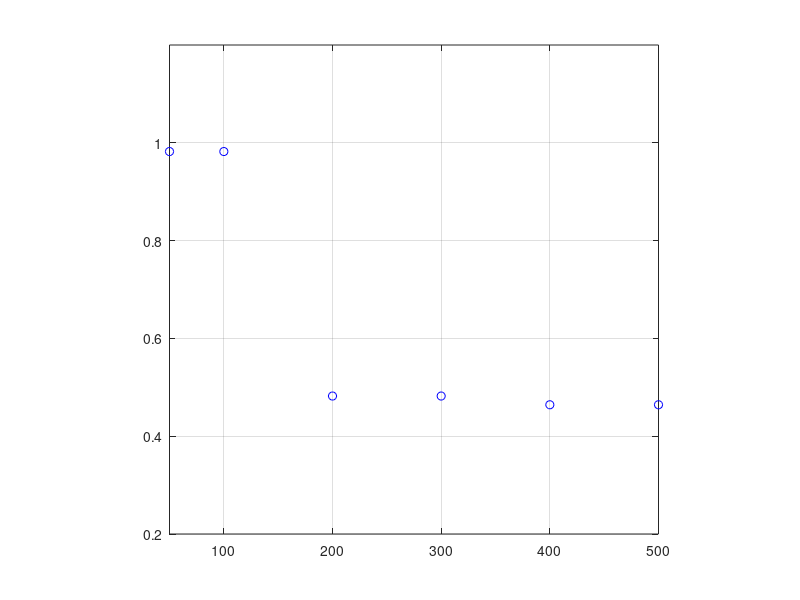

Recreate this plot in MATLAB. (Note: this script raises an error after producing the figure.)
% Description : Parametric and Non Parametric fit of the Percentage of correct response from the study of Schenkman and Nilson (2010,2011) as a function of distance
%             : The script also computes the threshold value of distance for which the Percentage of correct response is in between 0.73 and 0.75
% Author      : Vijay Kiran Gidla (joy4u18@gmail.com)

clc;
clear all;
close all;

%% DATA

%% Blind percentage of correct

%Conference

bpc_5_conf=round(([9.71 9.18 5.4 5.15 5.2 4.96]./10)*56);
bpc_50_conf=round(([9.83 9.4 6.19 4.88 4.74 4.89]./10)*56);
bpc_500_conf=round(([9.71 9.98 8.94 4.68 5.23 4.7]./10)*56);

%Anechoic

bpc_5_anc=round(([9.79 8.81 5.14 4.39 4.78 5.04]./10)*56);
bpc_50_anc=round(([9.65 9.75 4.98 4.73 4.73 4.71]./10)*56);
bpc_500_anc=round(([9.67 9.94 5.18 4.98 5.56 5.08]./10)*56);

% B_AC=[bpc_5_anc;bpc_50_anc;bpc_500_anc;bpc_5_conf;bpc_50_conf;bpc_500_conf];
% B_AC=[bpc_5_anc;bpc_5_conf];  % For plos one article vj2017
% B_AC=[bpc_50_anc;bpc_50_conf];
B_AC=[bpc_500_anc;bpc_500_conf];

% Lecture room

bpc_5_lec=round([0.6101 0.5373 ]*56);
% bpc_5_2c_lec=round([0.6607 0.5923]*56);
% bpc_5_4c_lec=round([0.6161 0.5759]*56);
% bpc_5_8c_lec=round([0.7188 0.6101]*56);
% bpc_5_16c_lec=round([0.7470 0.6315]*56);
% bpc_5_32c_lec=round([0.7560 0.6533]*56);
% bpc_5_64c_lec=round([0.7664 0.5391]*56);
bpc_500_lec=round([0.8080 0.5893]*56);

B_L=[bpc_5_lec; bpc_500_lec];


%%  Sighted Percentage of correct


%Conference


spc_5_conf=round(([8.48 7.65 5.86 4.95 4.74 4.8]./10)*56);
spc_50_conf=round(([9.39 8.18 5.81 4.89 4.75 5.08]./10)*56);
spc_500_conf=round(([9.67 9.85 7.12 4.96 4.98 4.98]./10)*56);

%Anechoic

spc_5_anc=round(([9.05 8.15 5.32 4.5 4.75 5.19]./10)*56);
spc_50_anc=round(([9.35 9.23 5.4 5.18 5 4.62]./10)*56);
spc_500_anc=round(([9.74 9.8 4.86 4.78 4.61 4.67]./10)*56);


%S_AC=[spc_5_anc; spc_50_anc; spc_500_anc ; spc_5_conf ; spc_50_conf ; spc_500_conf];
% S_AC=[spc_5_anc;spc_5_conf];  % For plos one article vj2017
% S_AC=[spc_50_anc;spc_50_conf];
S_AC=[spc_500_anc;spc_500_conf];

% Lecture room

spc_5_lec=round([0.5508]*56);
% spc_5_2c_lec=round([0.5137]*56);
% spc_5_4c_lec=round([0.5467]*56);
% spc_5_8c_lec=round([0.5707]*56);
% spc_5_16c_lec=round([0.6174]*56);
% spc_5_32c_lec=round([0.6921]*56);
% spc_5_64c_lec=round([0.6456]*56);
spc_500_lec=round([0.6209]*56);

S_L=[spc_5_lec; spc_500_lec];

%% Plot of the DATA

x=(([50 100 200 300 400 500]))';		% Distance 
m=[56 56 56  56 56 56]';			% Total trails at each distance

% x=[100 150]';		% This is for lecture room but as non parametric fit requires 3 inputs these were not conisdered in the analysis of the thesis
% m=[56 56]';
T_count = 0;
tlabels={'A','B'};

for i=1:size(S_AC,1)

    
r=S_AC(i,:)';

figure(i);
% hs=subplot(1,2,i) % plos one vj2017
plot( x, r ./ m, 'bo');
axis([min(x) max(x) 0.2 1.2]); 
axis square;
hold on;
grid on;

%% Gaussian Fit
degpol = 1;                                    % Degree of the polynomial
guessing =0.5;                                 % Guessing rate
lapsing = 0.01;                                % Lapsing rate
b = binomfit_lims( r, m, x, degpol,'weibull', guessing, lapsing);
numxfit = 499;                                 % Number of new points to be generated minus 1
xfit = [min(x):(max(x)-min(x))/numxfit:max( x ) ]';
pfit = binomval_lims( b, xfit, 'weibull', guessing, lapsing);
% plot( xfit, pfit, 'b--' ,'linewidth',2);         % Plot the fitted curve

z_1(i)=mean(xfit(pfit>0.73&pfit<0.75));

%% LSfit

if(length(x)>2)
guessing=0;
lapsing=0;
    
temp=diff(x);
bwd_min = min(temp(temp>0));

% if(isempty(bwd_min))
% bwd_min=min(abs(temp));    %VJ2015
% end

bwd_max = max( x ) - min( x );

% if(bwd_min == bwd_max)
% bwd_min=1;                 %VJ2015
% end

% Switch between cross-validated or bootstrap by manually uncommenting the corresponding lines
% bwd = bandwidth_cross_validation( r, m, x, [ bwd_min, bwd_max ],'logit',guessing,lapsing,2,1,'normpdf',100,1e-6); 
bwd= bandwidth_bootstrap(r, m, x, [ bwd_min, bwd_max ],30,[],'logit',guessing,lapsing,2,1,'normpdf',100,1e-6);

hhh(:,i)=bwd;
% hhh_1(:,i)=bwd;
bwd = bwd(3); % choose the third estimate, which is based on cross-validated deviance
pfit = locglmfit( xfit, r, m, x, bwd,'logit',guessing,lapsing,2,1,'normpdf',100,1e-6);
plot( xfit, pfit, 'b','linewidth',2 );  % Plot the fitted curve

for temp_idx=1:length(x)
    try
i_idx(temp_idx,1)=find(xfit==x(temp_idx));
    catch err 
ti = find(xfit>=(x(temp_idx)-1) & xfit<=(x(temp_idx)+1));
i_idx(temp_idx,1) = min(ti);
    end
end

i_pfit=pfit(i_idx);


D = deviance(r,m,i_pfit)

z_2(i)=mean(xfit(pfit>=0.73&pfit<=0.76));


hf=gcf;
hf.Position(3)=700;
hf.Position(4)=600;
hf.Position(1)=10;
hf.Position(2)=10;


hs=gca;
hs.FontSize=10;
hs.FontName='Arial';

h1=legend('Mean proportion of correct','Weibull fit','Local linear fit');
h1.FontName='Arial';
h1.FontWeight='bold';
h1.FontSize=8;
% set(h1,'location','best');
xlabel('Distance from the object (cm)');
ylabel('Proportion of correct responses');

T_count = T_count+1;

ht = text(hs,450,0.3,tlabels{1,T_count},'FontWeight','bold','FontSize',12,'FontName','Arial');   



else
    
h1=legend('Mean proportion of correct','Weibull fit');
set(h1,'location','best');
xlabel('Distance from the object (cm)');
ylabel('Proportion of correct responses');    
end

end

sprintf('%.0f ',z_2)
